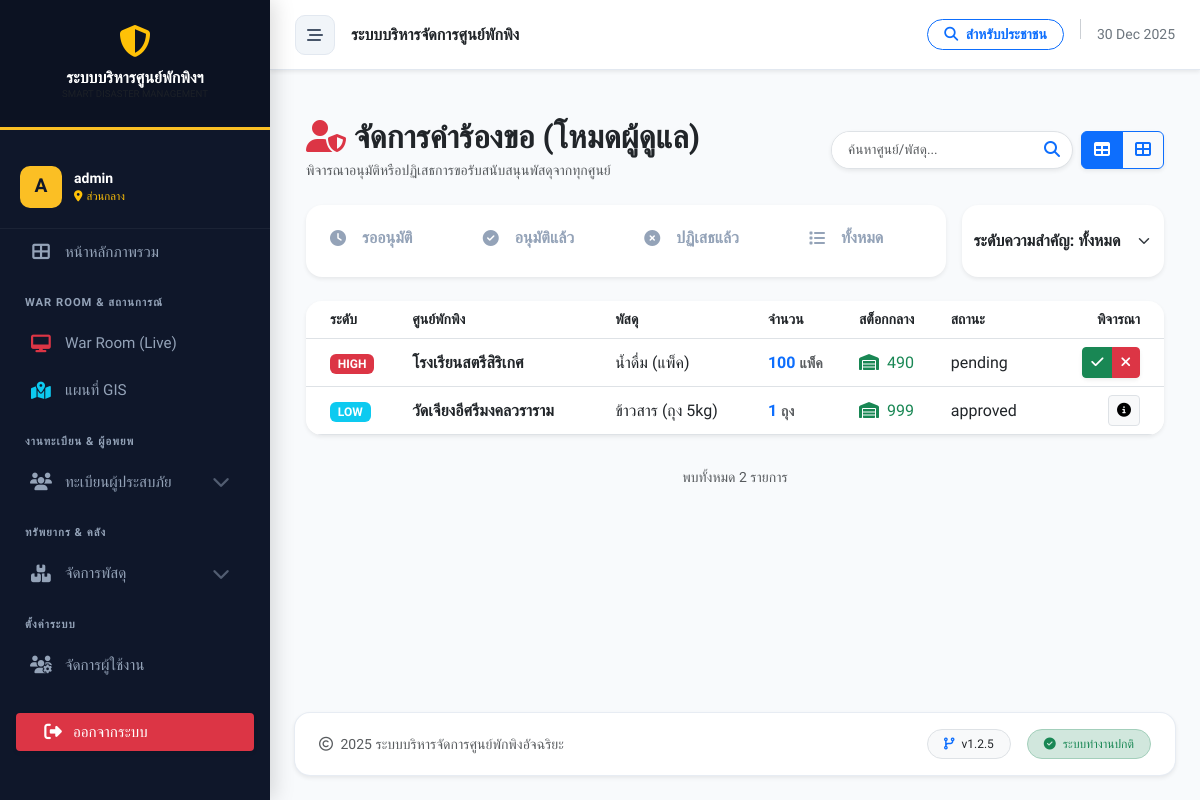
/request_admin.php?status=all&page=1 (signed in), run on the app's committed database.
### tables this page shows
CREATE TABLE `requests` (
  `id` int(11) NOT NULL,
  `shelter_id` int(11) NOT NULL COMMENT 'ID ศูนย์พักพิงที่ขอ',
  `item_id` int(11) NOT NULL COMMENT 'ID สินค้าจากตาราง inventory',
  `quantity` int(11) NOT NULL COMMENT 'จำนวนที่ขอ',
  `priority` enum('low','medium','high') DEFAULT 'low',
  `status` enum('pending','approved','rejected') DEFAULT 'pending',
  `reason` text DEFAULT NULL,
  `created_at` timestamp NOT NULL DEFAULT current_timestamp(),
  `updated_at` timestamp NOT NULL DEFAULT current_timestamp() ON UPDATE current_timestamp()
);

CREATE TABLE `shelters` (
  `id` int(11) NOT NULL,
  `incident_id` int(11) NOT NULL COMMENT 'ผูกกับเหตุการณ์ไหน',
  `name` varchar(200) NOT NULL COMMENT 'ชื่อศูนย์',
  `location` text NOT NULL COMMENT 'ที่ตั้ง',
  `district` varchar(100) DEFAULT NULL,
  `province` varchar(100) DEFAULT NULL,
  `latitude` decimal(10,8) DEFAULT NULL,
  `longitude` decimal(11,8) DEFAULT NULL,
  `capacity` int(11) NOT NULL DEFAULT 0 COMMENT 'ความจุสูงสุด',
  `contact_person` varchar(255) DEFAULT NULL,
  `contact_phone` varchar(20) DEFAULT NULL,
  `status` enum('open','full','closed') NOT NULL DEFAULT 'open',
  `last_updated` datetime DEFAULT NULL,
  `created_at` datetime DEFAULT current_timestamp()
);

CREATE TABLE `inventory` (
  `id` int(11) NOT NULL,
  `shelter_id` int(11) NOT NULL,
  `item_name` varchar(100) NOT NULL,
  `quantity` int(11) NOT NULL DEFAULT 0,
  `unit` varchar(20) NOT NULL,
  `last_updated` timestamp NOT NULL DEFAULT current_timestamp(),
  `category` varchar(50) DEFAULT 'general'
);

### includes/functions.php (called while the page is built, shortened)
<?php
function h($string) {
    return htmlspecialchars($string ?? '', ENT_QUOTES, 'UTF-8');
}

### request_admin.php (the view, shortened to what this page needs)
<?php
require_once 'includes/functions.php';
require_once 'includes/header.php';
$search = isset($_GET['q']) ? cleanInput($_GET['q']) : '';
$priority_filter = isset($_GET['priority']) ? cleanInput($_GET['priority']) : 'all';
$view_mode = isset($_GET['view']) ? cleanInput($_GET['view']) : 'table';
$page = isset($_GET['page']) ? (int)$_GET['page'] : 1;
$limit = 10;
$offset = ($page - 1) * $limit;
try {
    $cond = [];
    $params = [];
    $types = "";
    $where_clause = !empty($cond) ? " WHERE " . implode(" AND ", $cond) : "";
    $count_sql = "SELECT COUNT(*) as total FROM requests r
                  JOIN shelters s ON r.shelter_id = s.id
                  JOIN inventory i ON r.item_id = i.id $where_clause";
    $count_stmt = $conn->prepare($count_sql);
    $count_stmt->execute();
    $total_records = $count_stmt->get_result()->fetch_assoc()['total'];
    $sql = "SELECT r.*, s.name as shelter_name, i.item_name, i.unit, i.quantity as stock_qty
            FROM requests r
            JOIN shelters s ON r.shelter_id = s.id
            JOIN inventory i ON r.item_id = i.id
            $where_clause
            ORDER BY CASE WHEN r.priority = 'high' THEN 1 WHEN r.priority = 'medium' THEN 2 ELSE 3 END, r.created_at DESC
            LIMIT ?, ?";
    $types_with_limit = $types . "ii";
    $params_with_limit = array_merge($params, [$offset, $limit]);
    $stmt = $conn->prepare($sql);
    $stmt->bind_param($types_with_limit, ...$params_with_limit);
    $stmt->execute();
    $requests = $stmt->get_result()->fetch_all(MYSQLI_ASSOC);
} catch (Exception $e) {
    echo "<div class='alert alert-danger m-4'>Error: " . h($e->getMessage()) . "</div>";
    $requests = [];
}
?>
<div class="container-fluid py-4">
    <div class="row align-items-center mb-4">
        <div class="col-md-6">
            <h2 class="fw-bold text-dark mb-1"><i class="fas fa-user-shield text-danger me-2"></i>จัดการคำร้องขอ (โหมดผู้ดูแล)</h2>
            <p class="text-muted mb-0 small">พิจารณาอนุมัติหรือปฏิเสธการขอรับสนับสนุนพัสดุจากทุกศูนย์</p>
        </div>
        <div class="col-md-6 text-md-end mt-3 mt-md-0">
            <div class="d-flex flex-wrap justify-content-md-end gap-2">
                <form action="" method="GET" class="d-flex bg-white shadow-sm rounded-pill border overflow-hidden">
                    <input type="text" name="q" class="form-control border-0 px-3" placeholder="ค้นหาศูนย์/พัสดุ..." value="<?php echo h($search); ?>" style="width: 200px; font-size: 0.85rem;">
                    <button type="submit" class="btn btn-link text-primary border-0"><i class="fas fa-search"></i></button>
                </form>
                <div class="btn-group shadow-sm">
                    <a href="?<?php echo http_build_query(array_merge($_GET, ['view' => 'table', 'page' => 1])); ?>" class="btn btn-outline-primary <?php echo $view_mode == 'table' ? 'active' : ''; ?>"><i class="fas fa-table"></i></a>
                    <a href="?<?php echo http_build_query(array_merge($_GET, ['view' => 'card', 'page' => 1])); ?>" class="btn btn-outline-primary <?php echo $view_mode == 'card' ? 'active' : ''; ?>"><i class="fas fa-th-large"></i></a>
                </div>
            </div>
        </div>
    </div>
    <div class="row g-3 mb-4">
        <div class="col-lg-9">
            <div class="card border-0 shadow-sm rounded-4">
                <div class="card-body p-2">
                    <ul class="nav nav-pills nav-fill">
                        <?php
                        $tabs = [
                            'pending' => ['label' => 'รออนุมัติ', 'icon' => 'fa-clock', 'color' => 'warning'],
                            'approved' => ['label' => 'อนุมัติแล้ว', 'icon' => 'fa-check-circle', 'color' => 'success'],
                            'rejected' => ['label' => 'ปฏิเสธแล้ว', 'icon' => 'fa-times-circle', 'color' => 'danger'],
                            'all' => ['label' => 'ทั้งหมด', 'icon' => 'fa-list', 'color' => 'dark']
                        ];
                        foreach($tabs as $k => $v):
                        ?>
                        <li class="nav-item">
                            <a class="nav-link fw-bold" href="?<?php echo http_build_query(array_merge($_GET, ['status' => $k, 'page' => 1])); ?>">
                                <i class="fas <?php echo $v['icon']; ?> me-1"></i> <?php echo $v['label']; ?>
                            </a>
                        </li>
                        <?php endforeach; ?>
                    </ul>
                </div>
            </div>
        </div>
        <div class="col-lg-3">
            <select class="form-select border-0 shadow-sm rounded-4 py-2 h-100 fw-bold" onchange="location.href='?'+'<?php echo http_build_query(array_merge($_GET, ['priority' => '', 'page' => 1])); ?>'.replace('priority=', 'priority='+this.value)">
                <option value="all" <?php echo $priority_filter == 'all' ? 'selected' : ''; ?>>ระดับความสำคัญ: ทั้งหมด</option>
            </select>
        </div>
    </div>
    <?php if (empty($requests)): ?>
        <div class="text-center py-5 bg-white rounded-4 shadow-sm">
            <i class="fas fa-folder-open fa-4x text-light mb-3"></i>
            <h5 class="text-muted">ไม่พบข้อมูลคำร้องที่ต้องการ</h5>
            <a href="request_admin.php" class="btn btn-link">ล้างตัวกรอง</a>
        </div>
    <?php else: ?>
        <?php if ($view_mode == 'table'): ?>
            <div class="card border-0 shadow-sm rounded-4 overflow-hidden mb-4">
                <div class="table-responsive">
                    <table class="table table-hover align-middle mb-0">
                        <thead class="bg-light small text-muted">
                            <tr>
                                <th class="ps-4">ระดับ</th>
                                <th>ศูนย์พักพิง</th>
                                <th>พัสดุ</th>
                                <th>จำนวน</th>
                                <th>สต็อกกลาง</th>
                                <th>สถานะ</th>
                                <th class="text-end pe-4">พิจารณา</th>
                            </tr>
                        </thead>
                        <tbody>
                            <?php foreach ($requests as $req): ?>
                            <tr>
                                <td class="ps-4">
                                    <span class="badge <?php echo $req['priority'] == 'high' ? 'bg-danger' : ($req['priority'] == 'medium' ? 'bg-warning text-dark' : 'bg-info'); ?>">
                                        <?php echo strtoupper($req['priority']); ?>
                                    </span>
                                </td>
                                <td class="fw-bold"><?php echo h($req['shelter_name']); ?></td>
                                <td><?php echo h($req['item_name']); ?></td>
                                <td class="fw-bold text-primary"><?php echo number_format($req['quantity']); ?> <small class="text-muted"><?php echo h($req['unit']); ?></small></td>
                                <td>
                                    <span class="<?php echo $req['stock_qty'] < $req['quantity'] ? 'text-danger fw-bold' : 'text-success'; ?>">
                                        <i class="fas fa-warehouse me-1"></i> <?php echo number_format($req['stock_qty']); ?>
                                    </span>
                                </td>
                                <td><?php echo $req['status']; ?></td>
                                <td class="text-end pe-4">
                                    <?php if ($req['status'] == 'pending'): ?>
                                        <div class="btn-group shadow-sm">
                                            <button onclick="processRequest(<?php echo $req['id']; ?>, 'approved')" class="btn btn-sm btn-success" title="อนุมัติ"><i class="fas fa-check"></i></button>
                                            <button onclick="processRequest(<?php echo $req['id']; ?>, 'rejected')" class="btn btn-sm btn-danger" title="ปฏิเสธ"><i class="fas fa-times"></i></button>
                                        </div>
                                    <?php else: ?>
                                        <button class="btn btn-sm btn-light border" onclick="showReason('<?php echo addslashes($req['reason']); ?>')"><i class="fas fa-info-circle"></i></button>
                                    <?php endif; ?>
                                </td>
                            </tr>
                            <?php endforeach; ?>
                        </tbody>
                    </table>
                </div>
            </div>
        <?php endif; ?>
        <div class="text-center text-muted small mt-2">พบทั้งหมด <?php echo $total_records; ?> รายการ</div>
    <?php endif; ?>
</div>
<?php include 'includes/footer.php'; ?>

### assets/css/style.css (style rules this page uses)
:root { --sidebar-width: 280px; --sidebar-collapsed-width: 0px; --primary-color: #2563eb; --primary-dark: #1e40af; --bg-color: #f8fafc; --sidebar-bg: #0f172a; --text-color: #334155; --transition-speed: 0.3s; }
body { font-family: 'Sarabun', sans-serif; background-color: var(--bg-color); color: var(--text-color); overflow-x: hidden; }
.nav-link { color: #94a3b8; padding: 0.8rem 1rem; border-radius: 0.75rem; margin-bottom: 0.4rem; display: flex; align-items: center; gap: 0.75rem; font-weight: 500; transition: all 0.2s; white-space: nowrap; text-decoration: none; }

### includes/header.php (style rules this page uses)
:root { --sidebar-width: 270px; --nav-bg: #0f172a; --nav-hover: #1e293b; --active-gold: #fbbf24; --text-main: #f1f5f9; --text-muted: #94a3b8; --body-bg: #f8fafc; }
body { font-family: 'Prompt', sans-serif; background-color: var(--body-bg); color: #334155; overflow-x: hidden; }

### data on the page
requests: priority "HIGH", shelter.name "โรงเรียนสตรีสิริเกศ", inventory.item_name "น้ำดื่ม (แพ็ค)", quantity "100", inventory.unit "แพ็ค", inventory.quantity "490", status "pending"
requests: priority "LOW", shelter.name "วัดเจียงอีศรีมงคลวราราม", inventory.item_name "ข้าวสาร (ถุง 5kg)", quantity "1", inventory.unit "ถุง", inventory.quantity "999", status "approved"

### other printed values
substr($_SESSION['username'] ?? 'U', 0, 1) "A"
$_SESSION['username'] "admin"
$user_shelter_name ?: 'ส่วนกลาง' "ส่วนกลาง"
$v['label'] "รออนุมัติ"
$v['label'] "อนุมัติแล้ว"
$v['label'] "ปฏิเสธแล้ว"
$v['label'] "ทั้งหมด"
$total_records "2"
